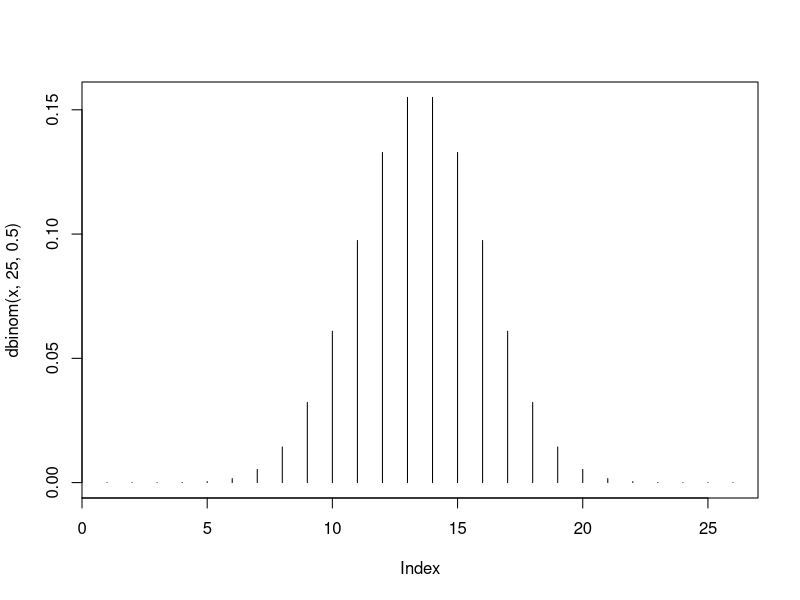
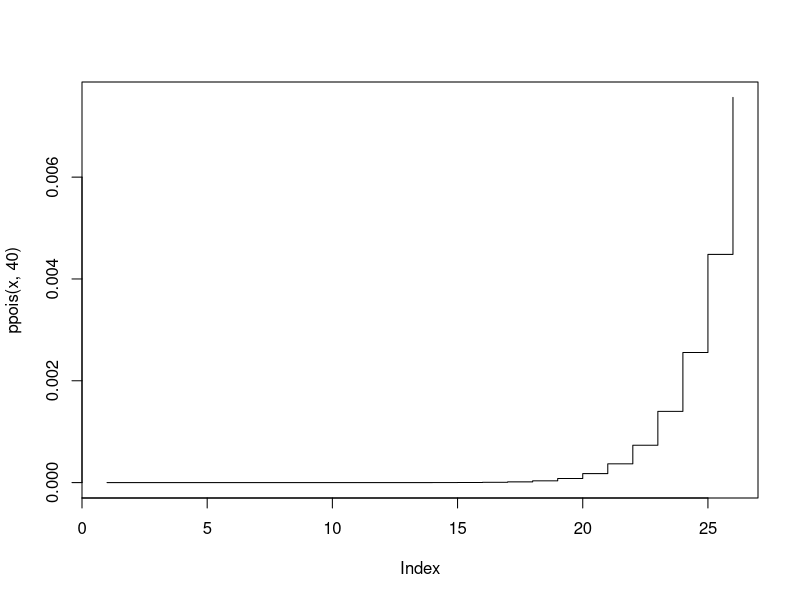

Reproduce these figures in R, in order. (Note: this script raises an error after producing the figures.)
#sap21 - wednesday 11th october @ 08:58

dbinom(2,10,1/6) # probability of rolling 2 sixes when dice rolled 10 times
pbinom(4,20,0.5, lower.tail=FALSE) # chance of getting 4 of fewer heads in 20 tosses P(X<=4)
# lower.tail if FALSE P(X>4)

dpois(4,7) # gives P(X=4) if X~Po(7)
ppois(4,7) # gives P(X<=4) if X~Po(7)
ppois(15,50,lower.tail = FALSE) # gives P(X>15) if X~Po(50)

x <- seq(0,25,1)
plot(dbinom(x,25,0.5),type="h") # type h makes makes not plots
plot(ppois(x,40),type="s") # type s makes line graph

#############################################

attach(iris)

plot1 <- ggplot(iris, aes(x=Petal.Width,y=Petal.Length))
plot1 <- plot1+geom_point()
plot1 <- plot1 + ggtitle("Petal Dimensions for 3 Species of Iris")+labs(x="Petal Width", y="Petal Length")
plot2 <- plot1 + geom_point(aes(colour=Species)) # adds colour
plot3 <- plot2 + facet_grid(~Species) # separates them
plot4 <- plot3
plot4 <- plot1 + geom_point(aes(colour=Species,size=Sepal.Length)) # thicker plots

plot5 <- ggplot(iris, aes(x=Species,y=Petal.Width))
plot5 <- plot5+geom_point()
plot5 <- plot5 + ggtitle("Petal Width for 3 Species of Iris")+labs(x="Species", y="Petal Width")
plot5 <- plot5 + geom_point(aes(colour=Petal.Length)) 

##################

par(mfrow=c(1,1))
with(iris, {
  plot(Petal.Width,Petal.Length,col=Species)
  legend(x="bottomright", legend=unique(Species),col=1:3,pch=1)
})

par(mfrow=c(1,1))
with(iris,
     plot(Petal.Width,Petal.Length,col=Species,cex=Sepal.Length/min(Sepal.Length),pch=19)
) ## thicker plots but graphs together

####### three graphs of each species petal width on length

xlim<-range(iris$Petal.Width)
ylim<-range(iris$Petal.Length)

par(mfrow=c(1,3)) 
with(subset(iris,Species=="setosa"),
     {
      plot(Petal.Width,Petal.Length,xlim=xlim,ylim=ylim,col=1,main="setosa") 
     })
with(subset(iris,Species=="versicolor"),
     {
       plot(Petal.Width,Petal.Length,xlim=xlim,ylim=ylim,col=2,main="versicolor")
     })
with(subset(iris,Species=="virginica"),
     {
       plot(Petal.Width,Petal.Length,xlim=xlim,ylim=ylim,col=3,main="virginica")
     })

###########

par(mfrow=c(1,2)) 
with(iris, {
  plot(Petal.Width,Sepal.Width,col=Species)
  legend(x="topright", legend=unique(Species),col=1:3,pch=1)
})
with(iris, {
  plot(Petal.Length,Sepal.Length,col=Species, abline(lm(Sepal.Length~Petal.Length), col="blue"))
  legend(x="topleft", legend=unique(Species),col=1:3,pch=1)
})

###################################
###################################
###################################

#data(malaria/tartar/etc)

malariaHist <- ggplot(malaria,aes(log(parasites)))+ geom_histogram(binwidth = 0.5)
malariaHist <- malariaHist + labs(x="number of parasites",y="frequency")
malariaHist

with(malaria,
     {
       hist(parasites,breaks=10,xlab="num of parasites",ylab="freq") #change breaks num
     })

tarplot <- ggplot(tartar, aes(x=treat,y=index))+geom_boxplot()
chickplot <- ggplot(chickwts,aes(x=feed,y=weight))+geom_point(shape=2,size=3,colour="red")
